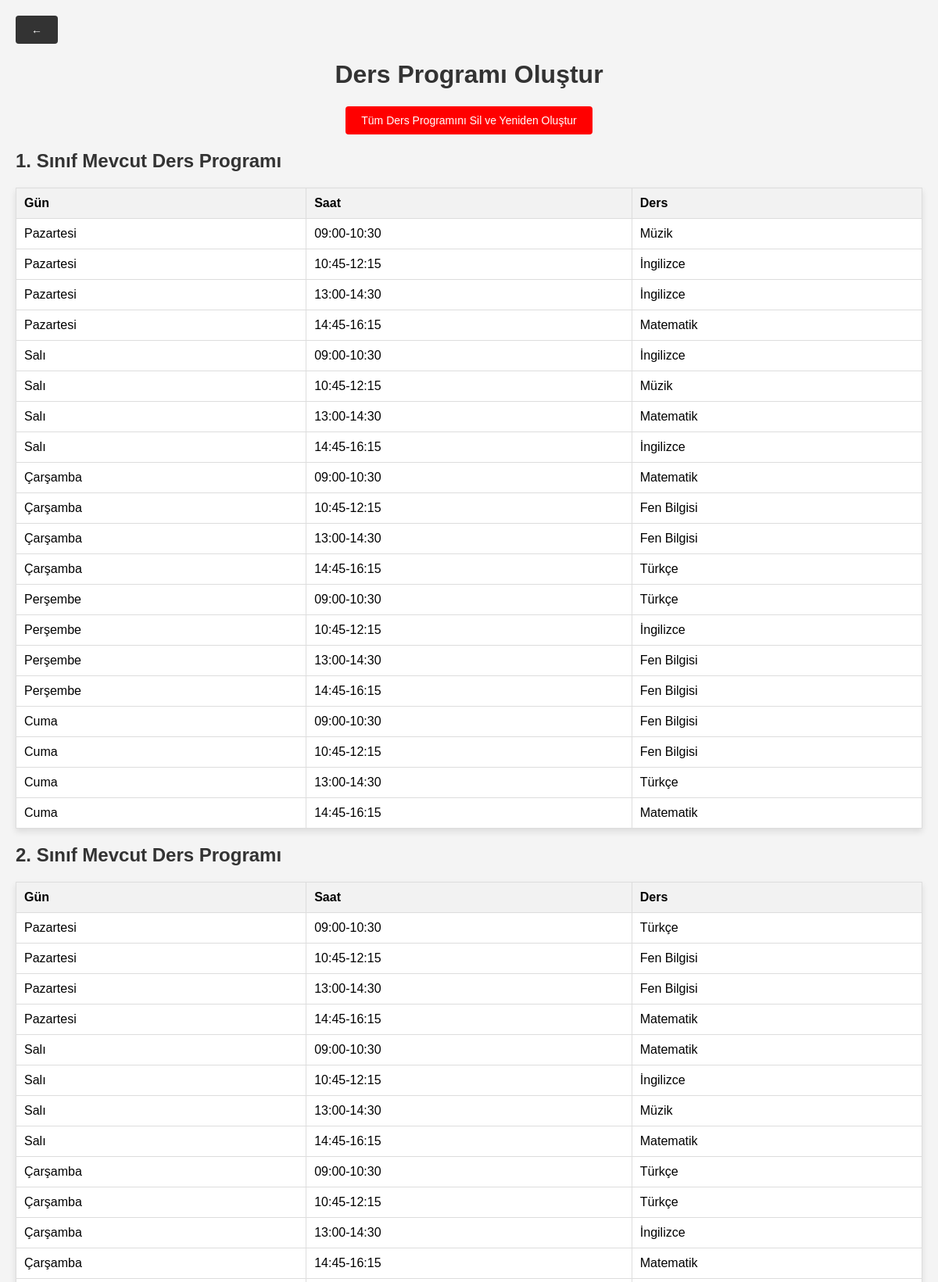
The app's page /dersProgramıOluştur.php (upper part) with its own data.
### tables this page shows
CREATE TABLE `ders_programi` (
  `id` int(11) NOT NULL,
  `sinif` varchar(255) NOT NULL,
  `gun` varchar(255) NOT NULL,
  `saat` varchar(255) NOT NULL,
  `ders` varchar(255) NOT NULL,
  `ders_programi_olusturuldu` tinyint(4) DEFAULT 0
);

### dersProgramıOluştur.php (the view, shortened to what this page needs)
<!DOCTYPE html>
<html lang="en">
<head>
</head>
<body>
    <button class="back-button" onclick="goBack()">←</button>
    <h1>Ders Programı Oluştur</h1>
    <div class="delete-button-container">
        <button class="delete-button" onclick="deleteProgram()">Tüm Ders Programını Sil ve Yeniden Oluştur</button>
    </div>
    <?php
        include 'database.php';
        $sql = "SELECT * FROM dersler";
        $result = $conn->query($sql);
        $dersler = array();
        if ($result->num_rows > 0) {
            while ($row = $result->fetch_assoc()) {
                $dersler[] = $row['dersAdi'];
            }
        }
        $siniflar = array("1. Sınıf", "2. Sınıf", "3. Sınıf");
        foreach ($siniflar as $sinif) {
            $checkSql = "SELECT COUNT(*) as count FROM ders_programi WHERE sinif = '$sinif' AND ders_programi_olusturuldu = 1";
            $checkResult = $conn->query($checkSql);
            $rowCount = $checkResult->fetch_assoc()['count'];
            if ($rowCount == 0) {
                $dersProgrami = getRandomDersProgrami($dersler);
                foreach ($dersProgrami as $program) {
                    $sinif = $conn->real_escape_string($sinif);
                    $gun = $conn->real_escape_string($program['gun']);
                    $saat = $conn->real_escape_string($program['saat']);
                    $ders = $conn->real_escape_string($program['ders']);
                    $insertSql = "INSERT INTO ders_programi (sinif, gun, saat, ders, ders_programi_olusturuldu) VALUES ('$sinif', '$gun', '$saat', '$ders', 1)";
                    $conn->query($insertSql);
                }
                echo "<h2>{$sinif} Ders Programı</h2>";
                echo "<table>";
                echo "<tr><th>Gün</th><th>Saat</th><th>Ders</th></tr>";
                foreach ($dersProgrami as $program) {
                    echo "<tr><td>{$program['gun']}</td><td>{$program['saat']}</td><td>{$program['ders']}</td></tr>";
                }
                echo "</table>";
            } else {
                echo "<h2>{$sinif} Mevcut Ders Programı</h2>";
                $listSql = "SELECT * FROM ders_programi WHERE sinif = '$sinif' AND ders_programi_olusturuldu = 1";
                $listResult = $conn->query($listSql);
                if ($listResult->num_rows > 0) {
                    echo "<table>";
                    echo "<tr><th>Gün</th><th>Saat</th><th>Ders</th></tr>";
                    while ($row = $listResult->fetch_assoc()) {
                        echo "<tr><td>{$row['gun']}</td><td>{$row['saat']}</td><td>{$row['ders']}</td></tr>";
                    }
                    echo "</table>";
                } else {
                    echo "<p>Ders programı bulunamadı.</p>";
                }
            }
        }
        ?>
</body>
</html>

### dersProgramıOluştur.php (style rules this page uses)
body { font-family: Arial, sans-serif; background-color: #f4f4f4; margin: 20px; }
h1, h2 { color: #333; }
h1 { text-align: center; }
table { border-collapse: collapse; width: 100%; margin-top: 20px; background-color: #fff; box-shadow: 0 4px 8px rgba(0, 0, 0, 0.1); }
th, td { border: 1px solid #ddd; padding: 10px; text-align: left; }
th { background-color: #f2f2f2; }
.back-button { background-color: #333; border: none; color: white; padding: 10px 20px; text-align: left; text-decoration: none; display: inline-block; font-size: 14px; cursor: pointer; border-radius: 4px; }
.delete-button-container { text-align: center; margin-top: 10px; }
.delete-button { background-color: red; border: none; color: white; padding: 10px 20px; text-align: center; text-decoration: none; display: inline-block; font-size: 14px; cursor: pointer; border-radius: 4px; }

### records on screen
ders_programi: gun "Pazartesi", saat "09:00-10:30", ders "Müzik"
ders_programi: gun "Pazartesi", saat "10:45-12:15", ders "İngilizce"
ders_programi: gun "Pazartesi", saat "13:00-14:30", ders "İngilizce"
ders_programi: gun "Pazartesi", saat "14:45-16:15", ders "Matematik"
ders_programi: gun "Salı", saat "09:00-10:30", ders "İngilizce"
ders_programi: gun "Salı", saat "10:45-12:15", ders "Müzik"
ders_programi: gun "Salı", saat "13:00-14:30", ders "Matematik"
ders_programi: gun "Salı", saat "14:45-16:15", ders "İngilizce"
ders_programi: gun "Çarşamba", saat "09:00-10:30", ders "Matematik"
ders_programi: gun "Çarşamba", saat "10:45-12:15", ders "Fen Bilgisi"
ders_programi: gun "Çarşamba", saat "13:00-14:30", ders "Fen Bilgisi"
ders_programi: gun "Çarşamba", saat "14:45-16:15", ders "Türkçe"
ders_programi: gun "Perşembe", saat "09:00-10:30", ders "Türkçe"
ders_programi: gun "Perşembe", saat "10:45-12:15", ders "İngilizce"
ders_programi: gun "Perşembe", saat "13:00-14:30", ders "Fen Bilgisi"
ders_programi: gun "Perşembe", saat "14:45-16:15", ders "Fen Bilgisi"
ders_programi: gun "Cuma", saat "09:00-10:30", ders "Fen Bilgisi"
ders_programi: gun "Cuma", saat "10:45-12:15", ders "Fen Bilgisi"
ders_programi: gun "Cuma", saat "13:00-14:30", ders "Türkçe"
ders_programi: gun "Cuma", saat "14:45-16:15", ders "Matematik"
ders_programi: gun "Pazartesi", saat "09:00-10:30", ders "Türkçe"
ders_programi: gun "Pazartesi", saat "10:45-12:15", ders "Fen Bilgisi"
ders_programi: gun "Pazartesi", saat "13:00-14:30", ders "Fen Bilgisi"
ders_programi: gun "Pazartesi", saat "14:45-16:15", ders "Matematik"
ders_programi: gun "Salı", saat "09:00-10:30", ders "Matematik"
ders_programi: gun "Salı", saat "10:45-12:15", ders "İngilizce"
ders_programi: gun "Salı", saat "13:00-14:30", ders "Müzik"
ders_programi: gun "Salı", saat "14:45-16:15", ders "Matematik"
ders_programi: gun "Çarşamba", saat "09:00-10:30", ders "Türkçe"
ders_programi: gun "Çarşamba", saat "10:45-12:15", ders "Türkçe"
ders_programi: gun "Çarşamba", saat "13:00-14:30", ders "İngilizce"
ders_programi: gun "Çarşamba", saat "14:45-16:15", ders "Matematik"

### other values on screen
$sinif "1. Sınıf"
$sinif "2. Sınıf"
